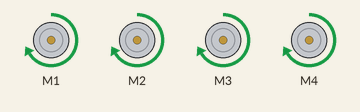
Simulated run of this sketch. Board: Arduino Uno, built with avr-gcc and run on an emulated ATmega328P. Parts: 4 × DC motor (green arrow = forward, orange = backward, longer = faster). What the sketch prints to the serial monitor is not drawn.

Above: at 0.1 s.
At 1.2 s:
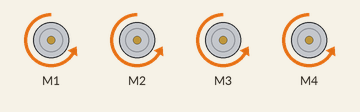
At 2.2 s:
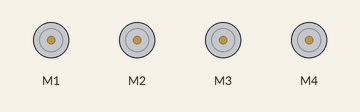
Timing chart, 0 to 3.7 s (numbered marks = the images above):
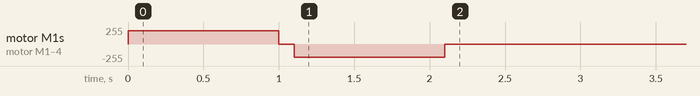

The sketch:

motor_test.ino
```cpp
#include <AFMotor.h>

AF_DCMotor motor[] = {AF_DCMotor(1,200),AF_DCMotor(2,200),AF_DCMotor(3,200),AF_DCMotor(4,200)};
void setup() {
  Serial.begin(9600);           // set up Serial library at 9600 bps
  Serial.println("Motor test!");
  for (int i = 0; i < 4; i++)
  {
    //motor[i] = new AF_DCMotor(i + 1);
    motor[i].setSpeed(200);
    motor[i].run(RELEASE);
  }
  for (int i = 0; i < 4; i++)
  {
    motor[i].setSpeed(200);
     motor[i].run(FORWARD);
  }
  delay(1000);
   for (int i = 0; i < 4; i++)
  {
     motor[i].run(RELEASE);
  }
  delay(100);
   for (int i = 0; i < 4; i++)
  {
    motor[i].setSpeed(200);
     motor[i].run(BACKWARD);
  }
  delay(1000);
   for (int i = 0; i < 4; i++)
  {
     motor[i].run(RELEASE);
  }
  delay(100);
}

void loop() {

}
```
